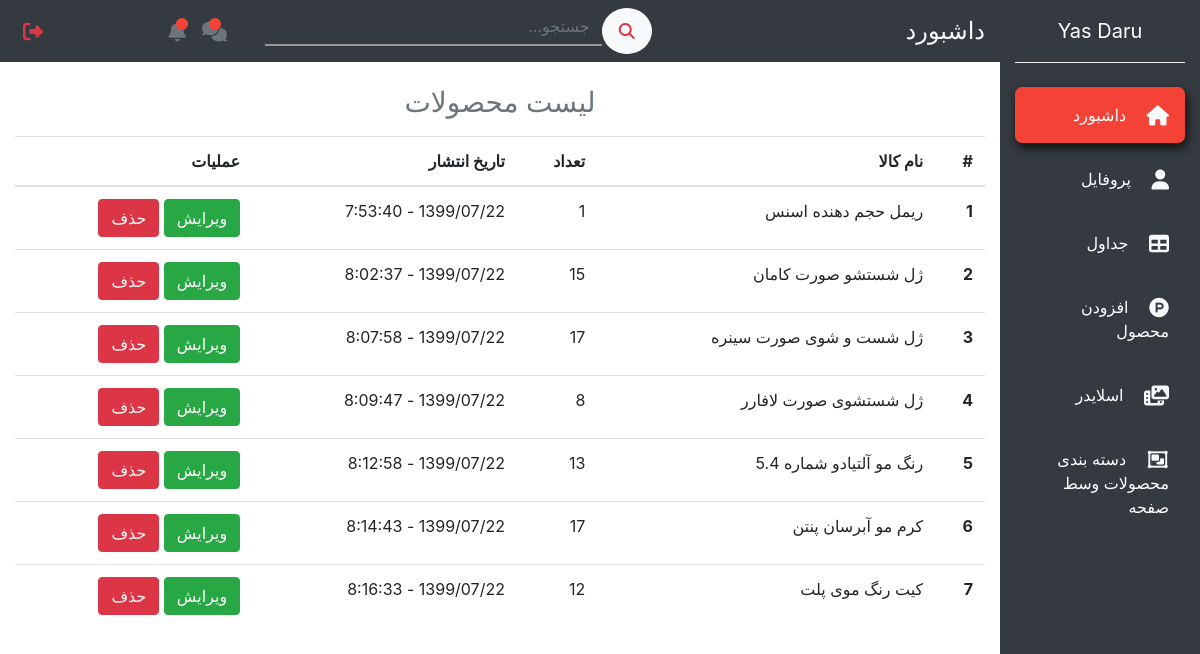
Page /dashboard/tables/ (signed in) on the earlier database version.
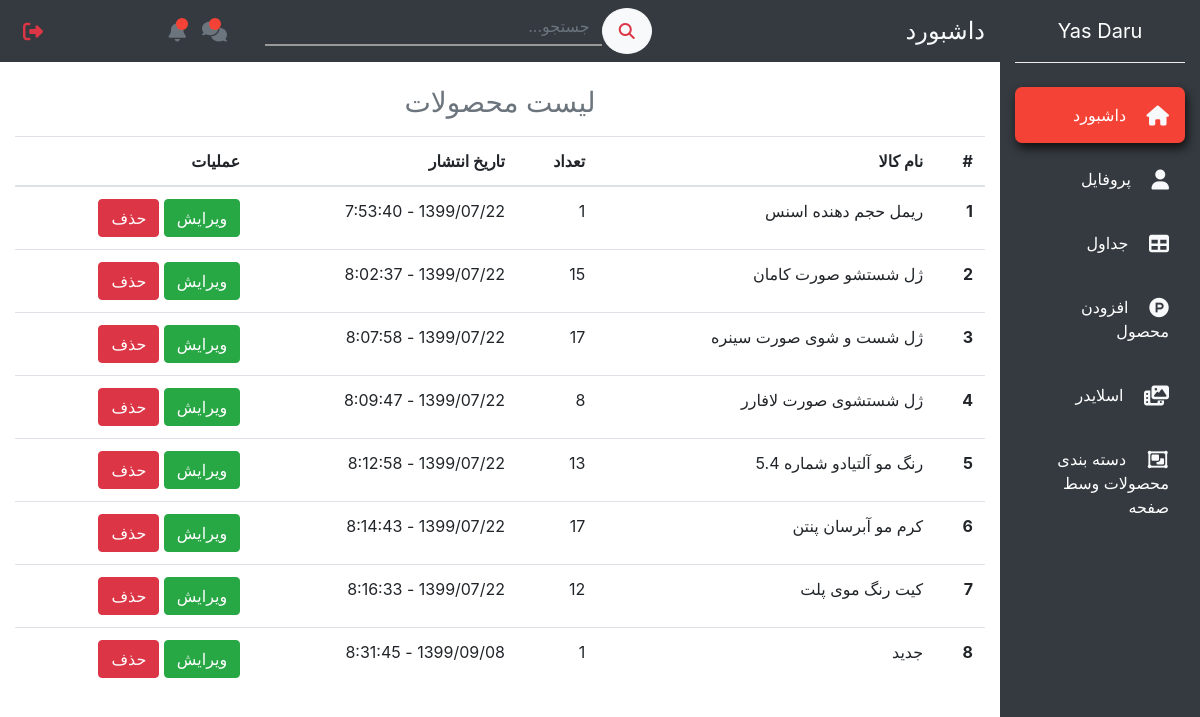
Same page on the later database version.
### products/models.py (models this page shows, shortened)
class Product(models.Model):
    english_title       = models.CharField(max_length=200)
    persian_title       = models.CharField(max_length=200)
    brand_name          = models.CharField(max_length=200)
    price               = models.DecimalField(decimal_places=0, max_digits=30, default=100000)
    quantity            = models.PositiveIntegerField(default='1')
    slug                = models.SlugField(max_length=250, blank=True, null=True)
    active              = models.BooleanField(default=True)
    featured            = models.BooleanField(default=False)
    image               = models.ImageField(upload_to='products_pics', null=True, blank=True)
    date                = models.CharField(max_length=200, default=shamsi_date)
    category            = models.ForeignKey(Category, models.SET_NULL, null=True, blank=True)
    sub_category        = models.ForeignKey(SubCategory, models.SET_NULL, null=True, blank=True)
    description         = models.ForeignKey(StandardDescription, models.SET_NULL, null=True, blank=True)
    image_medium = ImageSpecField(source='image',
                                  processors=[Thumbnail(200, 100)],
                                  format='JPEG',
                                  options={'quality': 60})
    image_small = ImageSpecField(source='image',
                                 processors=[Thumbnail(50, 50)],
                                 format='JPEG',
                                 options={'quality': 60})

### dashboard/views.py (the view)
# urls.py: path('tables/', tables, name='tables'),
@staff_member_required
def tables(request):
    products = Product.objects.all()
    return render(request, 'dashboard/tables.html', {'products': products})

### accounts/models.py (called while the page is built)
    @property
    def is_staff(self):
        return self.is_admin

### dashboard/templates/dashboard/tables.html
{% extends 'dashboard/base.html' %}
{% block content %}
  <section id="tables1">
    <div class="container-fluid">
      <div class="row mb-5">
        <div class="col-xl-10 col-lg-9 col-md-8 mr-auto">
          <div class="row">
            <div class="col-12">
              <h3 class="text-muted text-center mb-3">لیست محصولات</h3>
            </div>
            <div class="col-12">
              <table class="table">
                <thead>
                  <tr>
                    <th scope="col">#</th>
                    <th scope="col">نام کالا</th>
                    <th scope="col">تعداد</th>
                    <th scope="col">تاریخ انتشار</th>
                    <th scope="col">عملیات</th>
                  </tr>
                </thead>
                <tbody>
                  {% for product in products %}
                  <tr>
                      <th scope="row">{{ forloop.counter }}</th>
                      <td>{{ product.persian_title }}</td>
                      <td>{{ product.quantity }}</td>
                      <td>{{ product.date }}</td>
                      <td>
                        <a class="btn btn-success" href="{% url 'dashboard:edit-product' product.pk %}">ویرایش</a>
                        <a class="btn btn-danger" href="{% url 'dashboard:delete-product' product.pk %}">حذف</a>
                      </td>
                  </tr>
                  {% endfor %}
                </tbody>
              </table>
            </div>
          </div>
        </div>
      </div>
    </div>
  </section>
{% endblock %}

Differences in the rows shown:
added Product: persian_title "جدید", quantity "1", date "1399/09/08 - 8:31:45"
